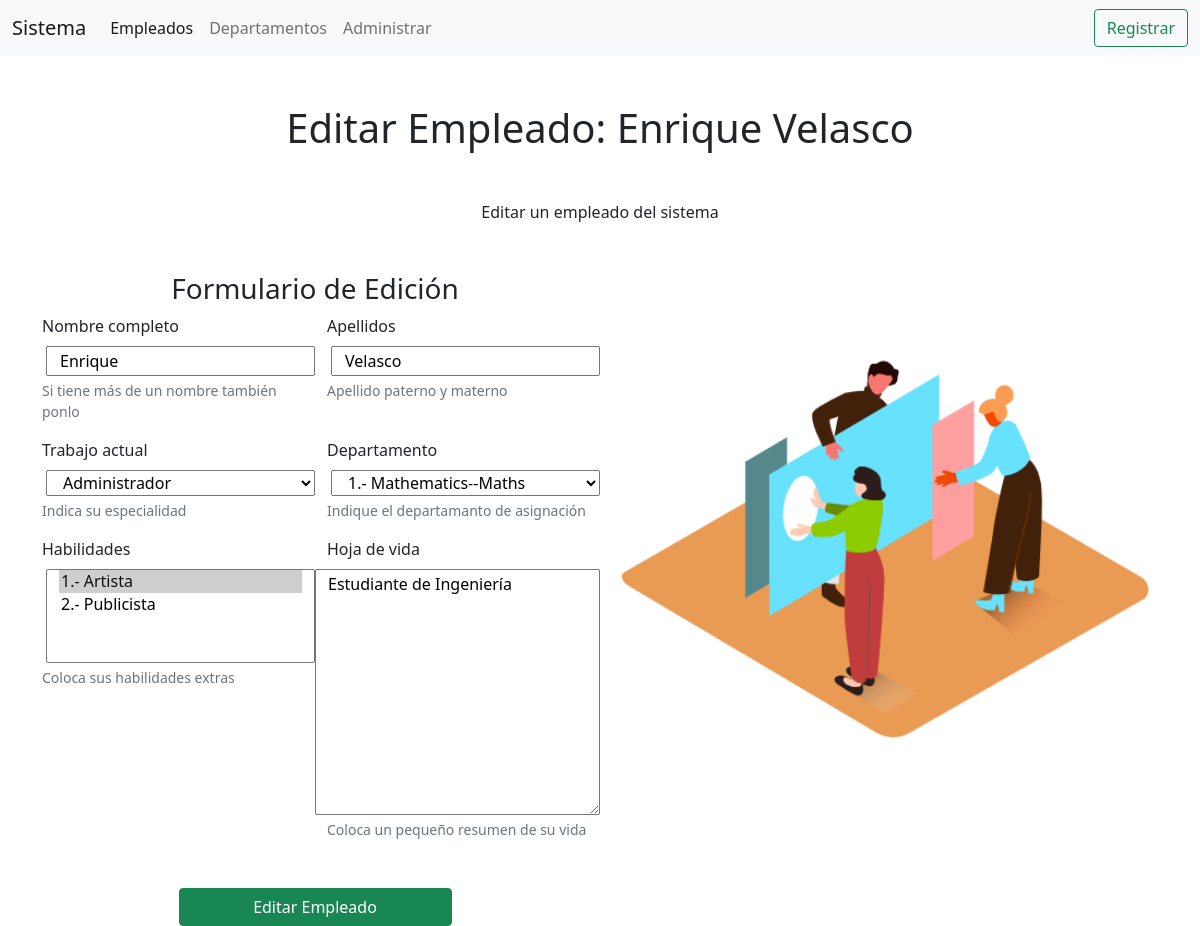
Page /update_empleado/1 on the earlier database version.
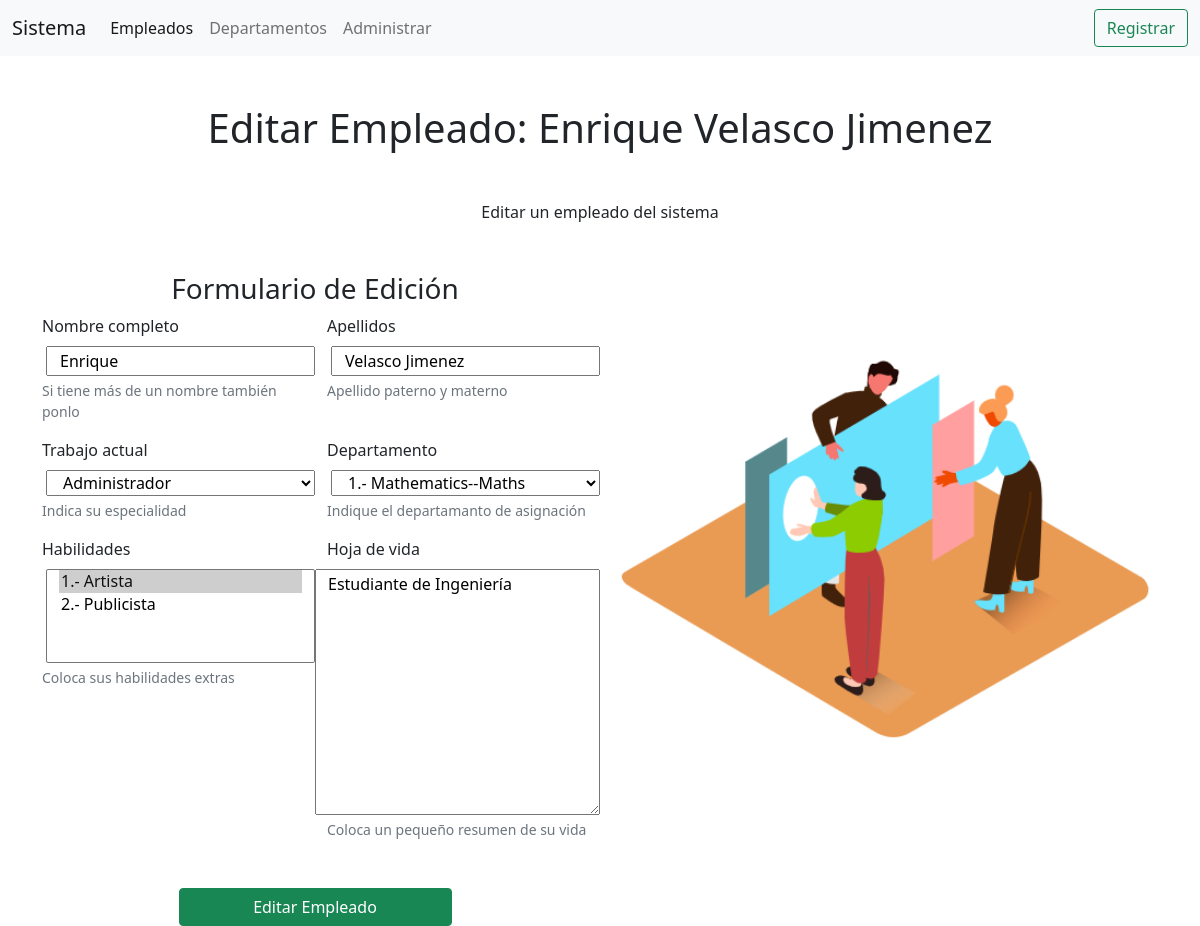
Same page on the later database version.
### apps/persona/models.py (models this page shows, shortened)
class Person(models.Model):
    jobs = [
        ('0', 'Contador'),
        ('1', 'Administrador'),
        ('2', 'Economista'),
        ('3', 'Sistemas'),
        ('4', 'Soporte'),
        ('5', 'Redes'),
        ('6', 'Web'),
        ('7', 'Apps')
    ]
    first_name = models.CharField('Name', max_length=50)
    last_name = models.CharField('Last Name', max_length=50)
    job = models.CharField('Job', max_length=50, choices=jobs)
    department = models.ForeignKey(Department, on_delete=models.CASCADE)
    habilidades = models.ManyToManyField(Habilidades)
    hoja_vida = RichTextField()
    avatar = models.ImageField('Avatar', upload_to='empleados', blank=True, null=True)
    class Meta:
        verbose_name = 'Empleado'
        verbose_name_plural = 'Empleados'
    @property
    def complete_name(self):
        return "%s %s" % (self.first_name, self.last_name)

### apps/persona/views.py (the view, shortened to what this page needs)
# urls.py: path('update_empleado/<pk>', views.EmpleadoUpdateView.as_view(), name='update_empleado'),
class EmpleadoUpdateView(UpdateView):
    model = Person
    template_name = "Person/update.html"
    fields = ('__all__')
    success_url = reverse_lazy('person_app:list_all')

### apps/department/models.py (called while the page is built)
    def __str__(self):
        return str(self.id) + '.- ' + self.name + '--' + self.short_name

### apps/persona/models.py (called while the page is built)
    def __str__(self):
        return str(self.id) + ".- " + self.habilidad

### templates/Person/update.html (shortened to what the changed rows need)
{% extends 'base.html' %}
{% load static %}
{% block content %}
    <div class="container mt-5">
        <h1 class="text-center mb-5">Editar Empleado: {{object.complete_name}}</h1>
        <p class="text-center mt-5 mb-5">Editar un empleado del sistema</p>
        <div class="row d-flex justify-content-between">
            <div class="col-md-6">
                <form method="POST">{% csrf_token %}
                    <div class="row">
                        <div class="col-md-6">
                            <div class="row ms-1">
                            {{form.first_name}}
                            </div>
                        </div>
                        <div class="col-md-6">
                            <div class="row ms-1">
                            {{form.last_name}}
                            </div>
                        </div>
                    </div>
                    <div class="row mt-3">
                        <div class="col-md-6">
                            <div class="row ms-1">
                            {{form.job}}
                            </div>
                        </div>
                        <div class="col-md-6">
                            <div class="row ms-1">
                            {{form.department}}
                            </div>
                        </div>
                    </div>
                    <div class="row mt-3">
                        <div class="col-md-6">
                            <div class="row">
                            {{form.hoja_vida}}
                            </div>
                        </div>
                    </div>
                </form>
            </div>
            <div class="col-md-6">
            </div>
        </div>
    </div>
{% endblock content %}

Differences in the rows shown:
changed Person "Enrique": complete_name "Enrique Velasco" → "Enrique Velasco Jimenez"; last_name "Velasco" → "Velasco Jimenez"
